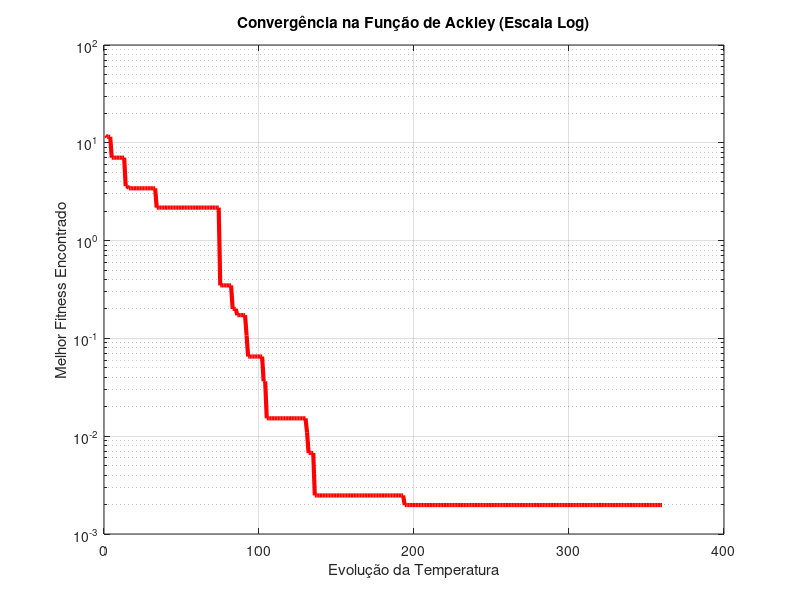

Write MATLAB code to recreate this figure.
clear; clc; close all;
fprintf('\n===============================================================\n')
fprintf('\n  Instituto Federal de Educação, Ciência e Tecnologia do Pará')
fprintf('\n                  IFPA Câmpus Ananindeua')
fprintf('\n   Grupo de pesquisa: Gradiente de Modelagem Matemática e')
fprintf('\n               Simulação Computacional - GM²SC')
fprintf('\n    Código-fonte utilizado nas simulações da pesquisa:')
fprintf('\n       "Simulated Annealing aplicado na Otimização ')
fprintf('\n              Global de Funções Multimodais"')
fprintf('\n          Artigo apresentado no XVIII SICTI e XI SIMIT')
fprintf('\n Autores: Dr. Denis C. L. Costa, Ana Elisa Oliveira Saavedra,')
fprintf('\n Adamilie P. de Paula, Vinicius A. Barbosa, Maria Alice da Rocha,\n')
fprintf('\n===============================================================\n\n')
% Para executar em OCTAVE carregar o package statistics:
% pkg load statistics
% ==========================================================
%        Configuração dos Interruptores de Restrições
% ==========================================================
% Interruptor das Restrições: 1 => Ativo; 0 => Inativo
% Para a Função de Ackley padrão, manteve-se as restrições inativas (0).
global usar_h1; usar_h1 = 0;
global usar_h2; usar_h2 = 0;
global usar_g1; usar_g1 = 0;
global usar_g2; usar_g2 = 0;

% ==========================================================
%        Definição da Função Objetivo e as Penalidades
% ==========================================================
function z = objective_function(x)
    % Parâmetros padrão da Função de Ackley
    a = 20; b = 0.2; c = 2*pi;
    d = length(x); % Número de variáveis: d = 2
    
    soma_sq = x(1)^2 + x(2)^2;
    soma_cos = cos(c*x(1)) + cos(c*x(2));
    
    term1 = -a * exp(-b * sqrt(soma_sq / d));
    term2 = -exp(soma_cos / d);
    
    z = term1 + term2 + a + exp(1);
end
%% --------------------------------------------------------------------
function p = penalty_function(x)
    global usar_h1 usar_h2 usar_g1 usar_g2;
    p = 0;
    peso = 1000;
    % Restrições desativadas para busca global pura na Ackley
    if (usar_h1 == 1), p = p + peso * abs((x(1)^2 + x(2)^2) - 1); end
    if (usar_h2 == 1), p = p + peso * abs((x(1) + x(2)) - 2); end


% --- Restrições de Desigualdade (g) ---
    if (usar_g1 == 1)
        % Exemplo: x1 + x2 >= 1  => Violada se (x1 + x2) < 1
        if (x(1) + x(2) < 1)
            p = p + peso * abs(1 - (x(1) + x(2)));
        end
    end

    if (usar_g2 == 1)
        % Exemplo: x1^2 + x2 <= 0.5 => Violada se (x1^2 + x2) > 0.5
        if (x(1)^2 + x(2) > 0.5)
            p = p + peso * abs((x(1)^2 + x(2)) - 0.5);
        end
    end
end
%% --------------------------------------------------------------------

function f = fitness(x)
    f = objective_function(x) + penalty_function(x);
end

% ==========================================================
%         Parâmetros e Loop do Simulated Annealing 
% ==========================================================
T0 = 100;           % Temperatura inicial alta para explorar picos
T_min = 1e-6;       % Temperatura final mais baixa para precisão
alpha = 0.95;       % Fator de resfriamento (ajustado para 0.95 das iterações)
max_iter = 100;     % Iterações por nível de temperatura

% Ponto inicial aleatório dentro do domínio típico [-32, 32]
x_current = -32 + (32 - (-32)) * rand(1, 2);
f_current = fitness(x_current);

x_best = x_current;
f_best = f_current;

history = [];
T = T0;

while T > T_min
    for i = 1:max_iter
     % Perturbação: O passo deve ser proporcional ao domínio
     % Passo diminui levemente com a temperatura para refinamento
        x_new = x_current + randn(1, 2) * (T/T0 * 5 + 0.1); 
        
        % Garantir que os limites do domínio não sejam ultrapassados
        x_new = max(min(x_new, 32.768), -32.768);
        
        f_new = fitness(x_new);
        delta = f_new - f_current;
        
        % Critério de Metrópolis
        if (delta < 0) || (rand() < exp(-delta / T))
            x_current = x_new;
            f_current = f_new;
            
            if f_current < f_best
                x_best = x_current;
                f_best = f_current;
            end
        end
    end
    history = [history, f_best];
    T = T * alpha;
end

% ==========================================================
%         Representação Gráfica e dos Resultados
% ==========================================================
figure;
subplot(1,1,1);
semilogy(history, 'LineWidth', 3, 'Color', [1 0 0]);
grid on;
title('Convergência na Função de Ackley (Escala Log)');
xlabel('Evolução da Temperatura');
ylabel('Melhor Fitness Encontrado');

fprintf('    --- Resultados da Otimização ---\n');
fprintf('Ponto Ótimo Encontrado (x,y): [%.6f, %.6f]\n', x_best(1), x_best(2));
fprintf('Valor da Função f(x,y): %.6e\n', f_best);
fprintf('\n  [>>>>> Fim da Simulação <<<<<]\n')
